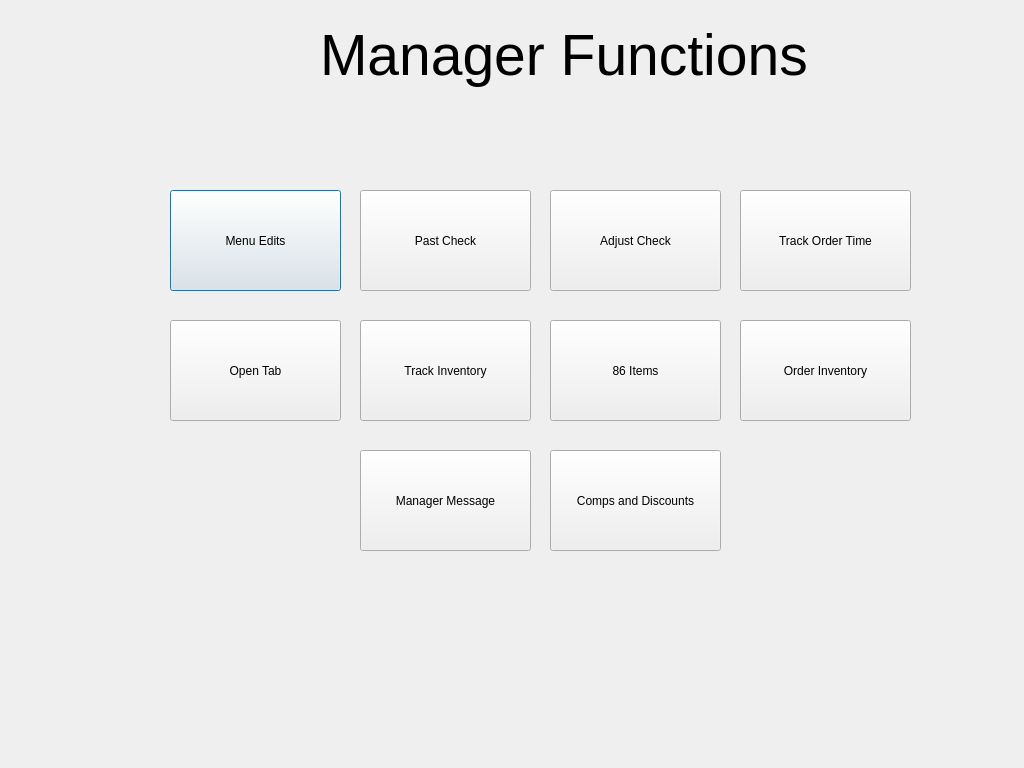
<?xml version="1.0" encoding="UTF-8"?>
<ui version="4.0">
 <class>managerFunctionStage</class>
 <widget class="QDialog" name="managerFunctionStage">
  <property name="geometry">
   <rect>
    <x>0</x>
    <y>0</y>
    <width>1024</width>
    <height>768</height>
   </rect>
  </property>
  <property name="minimumSize">
   <size>
    <width>1024</width>
    <height>768</height>
   </size>
  </property>
  <property name="windowTitle">
   <string>Dialog</string>
  </property>
  <widget class="QLabel" name="label">
   <property name="geometry">
    <rect>
     <x>320</x>
     <y>10</y>
     <width>491</width>
     <height>91</height>
    </rect>
   </property>
   <property name="font">
    <font>
     <pointsize>43</pointsize>
    </font>
   </property>
   <property name="text">
    <string>Manager Functions</string>
   </property>
  </widget>
  <widget class="QPushButton" name="menuEditsButton">
   <property name="geometry">
    <rect>
     <x>170</x>
     <y>190</y>
     <width>171</width>
     <height>101</height>
    </rect>
   </property>
   <property name="text">
    <string>Menu Edits</string>
   </property>
  </widget>
  <widget class="QPushButton" name="pastChecksButton">
   <property name="geometry">
    <rect>
     <x>360</x>
     <y>190</y>
     <width>171</width>
     <height>101</height>
    </rect>
   </property>
   <property name="text">
    <string>Past Check</string>
   </property>
  </widget>
  <widget class="QPushButton" name="adjustCheckButton">
   <property name="geometry">
    <rect>
     <x>550</x>
     <y>190</y>
     <width>171</width>
     <height>101</height>
    </rect>
   </property>
   <property name="text">
    <string>Adjust Check</string>
   </property>
  </widget>
  <widget class="QPushButton" name="trackOrderTimeButton">
   <property name="geometry">
    <rect>
     <x>740</x>
     <y>190</y>
     <width>171</width>
     <height>101</height>
    </rect>
   </property>
   <property name="text">
    <string>Track Order Time</string>
   </property>
  </widget>
  <widget class="QPushButton" name="trackInventoryButton">
   <property name="geometry">
    <rect>
     <x>360</x>
     <y>320</y>
     <width>171</width>
     <height>101</height>
    </rect>
   </property>
   <property name="text">
    <string>Track Inventory</string>
   </property>
  </widget>
  <widget class="QPushButton" name="orderInventory">
   <property name="geometry">
    <rect>
     <x>740</x>
     <y>320</y>
     <width>171</width>
     <height>101</height>
    </rect>
   </property>
   <property name="text">
    <string>Order Inventory</string>
   </property>
  </widget>
  <widget class="QPushButton" name="eightySixItemsButton">
   <property name="geometry">
    <rect>
     <x>550</x>
     <y>320</y>
     <width>171</width>
     <height>101</height>
    </rect>
   </property>
   <property name="text">
    <string>86 Items</string>
   </property>
  </widget>
  <widget class="QPushButton" name="openTabButton">
   <property name="geometry">
    <rect>
     <x>170</x>
     <y>320</y>
     <width>171</width>
     <height>101</height>
    </rect>
   </property>
   <property name="text">
    <string>Open Tab</string>
   </property>
  </widget>
  <widget class="QPushButton" name="managerMessage">
   <property name="geometry">
    <rect>
     <x>360</x>
     <y>450</y>
     <width>171</width>
     <height>101</height>
    </rect>
   </property>
   <property name="text">
    <string>Manager Message</string>
   </property>
  </widget>
  <widget class="QPushButton" name="compsAndDiscountsButton">
   <property name="geometry">
    <rect>
     <x>550</x>
     <y>450</y>
     <width>171</width>
     <height>101</height>
    </rect>
   </property>
   <property name="text">
    <string>Comps and Discounts</string>
   </property>
  </widget>
 </widget>
 <resources/>
 <connections/>
</ui>
